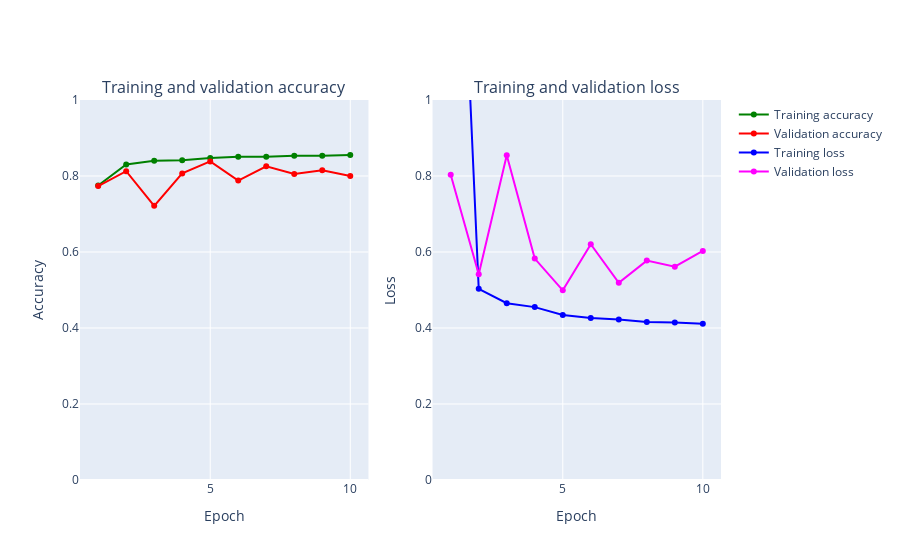

Notebook cell for this chart:
### Markdown cell above
# Handling Representation Scarcity
# Data augmentation generates more data by applying the features below to the dataset
- Rotation
- Shift
- Shear
- Zoom

    featurewise_center=False,  
    samplewise_center=False, 
    featurewise_std_normalization=False,
    samplewise_std_normalization=False,  
    zca_whitening=False,
    rotation_range=50,
    width_shift_range=0.01, 
    height_shift_range=0.01, 
    horizontal_flip=False, 
    vertical_flip=False

### Code cell
%%time

## Importing data and augmenting it
import keras 
from keras.utils import to_categorical
from keras.datasets import fashion_mnist
from tensorflow.keras.models import Sequential
from keras.layers import Conv2D, MaxPooling2D, Flatten, Dense, Dropout, BatchNormalization
from keras.preprocessing.image import ImageDataGenerator
from keras.callbacks import EarlyStopping


(X_train, y_train), (X_test, y_test) = fashion_mnist.load_data()

X_train , X_val, y_train, y_val = train_test_split(X_train, y_train, test_size=0.2, random_state=13, stratify=y_train)


print(X_train.shape, X_val.shape, X_test.shape)


X_train = X_train / 255.0
X_test = X_test / 255.0
X_val = X_val / 255.0
print('before',X_train.shape,X_test.shape)
print('before',y_train.shape,y_test.shape)
X_train = X_train.reshape((X_train.shape[0], 28, 28, 1))
X_test = X_test.reshape((X_test.shape[0], 28, 28, 1))
X_val = X_val.reshape((X_val.shape[0], 28, 28, 1))

y_test_label = y_test
y_train = to_categorical(y_train)
y_test = to_categorical(y_test)
y_val = to_categorical(y_val)
#  create a grid of 3x3 images
fig, ax = plt.subplots(3, 3, sharex=True, sharey=True, figsize=(4,4))
for i in range(3):
    for j in range(3):
        ax[i][j].imshow(X_train[i*3+j], cmap=plt.get_cmap("gray"))
# show the plot
plt.show()

from keras.layers import BatchNormalization
fashion_model_batch = Sequential()
fashion_model_batch.add(Conv2D(32, kernel_size=(3, 3),activation='linear',input_shape=(28,28,1)))

fashion_model_batch.add(Conv2D(64, (3, 3), activation='linear'))
fashion_model_batch.add(BatchNormalization())
fashion_model_batch.add(Flatten())
fashion_model_batch.add(Dense(128, activation='linear'))
fashion_model_batch.add(Dense(10, activation='softmax'))
fashion_model_batch.compile(loss='categorical_crossentropy', optimizer=keras.optimizers.Adam(),metrics=['accuracy'])
fashion_model_batch.summary()

early_stopping = EarlyStopping(monitor='val_loss', patience=5, verbose=1, mode='auto')
h_callback = fashion_model_batch.fit(X_train, y_train, epochs = 100, batch_size=128,validation_data=(X_val, y_val),callbacks=[early_stopping])


# Plot train vs test loss during training 
plot_accuracy_and_loss(h_callback)
# evaluate on test set
score = fashion_model.evaluate(X_test, y_test, verbose=0)
print('Test loss:', score[0])
print('Test accuracy:', score[1])

### Figure 1 — Plotly figure (JSON) as saved in the notebook; plotly's stock layout.template omitted (floating-point values rounded to 4 significant figures)
{"data": [{"marker": {"color": "Green"}, "mode": "markers+lines", "name": "Training accuracy", "text": ["1", "2", "3", "4", "5", "6", "7", "8", "9", "10"], "type": "scatter", "x": [1, 2, 3, 4, 5, 6, 7, 8, 9, 10], "xaxis": "x", "y": [0.7748, 0.8305, 0.8401, 0.8415, 0.8476, 0.8507, 0.851, 0.8532, 0.8533, 0.8552], "yaxis": "y"}, {"marker": {"color": "Red"}, "mode": "markers+lines", "name": "Validation accuracy", "text": ["1", "2", "3", "4", "5", "6", "7", "8", "9", "10"], "type": "scatter", "x": [1, 2, 3, 4, 5, 6, 7, 8, 9, 10], "xaxis": "x", "y": [0.7734, 0.8127, 0.7215, 0.8068, 0.8384, 0.7878, 0.8255, 0.8054, 0.8152, 0.8002], "yaxis": "y"}, {"marker": {"color": "Blue"}, "mode": "markers+lines", "name": "Training loss", "text": ["1", "2", "3", "4", "5", "6", "7", "8", "9", "10"], "type": "scatter", "x": [1, 2, 3, 4, 5, 6, 7, 8, 9, 10], "xaxis": "x2", "y": [2.156, 0.5032, 0.4653, 0.455, 0.4341, 0.4266, 0.4221, 0.4159, 0.4142, 0.4113], "yaxis": "y2"}, {"marker": {"color": "Magenta"}, "mode": "markers+lines", "name": "Validation loss", "text": ["1", "2", "3", "4", "5", "6", "7", "8", "9", "10"], "type": "scatter", "x": [1, 2, 3, 4, 5, 6, 7, 8, 9, 10], "xaxis": "x2", "y": [0.8035, 0.5416, 0.8548, 0.5827, 0.4992, 0.6204, 0.5189, 0.5773, 0.5613, 0.6029], "yaxis": "y2"}], "layout": {"annotations": [{"font": {"size": 16}, "showarrow": false, "text": "Training and validation accuracy", "x": 0.225, "xanchor": "center", "xref": "paper", "y": 1, "yanchor": "bottom", "yref": "paper"}, {"font": {"size": 16}, "showarrow": false, "text": "Training and validation loss", "x": 0.775, "xanchor": "center", "xref": "paper", "y": 1, "yanchor": "bottom", "yref": "paper"}], "xaxis": {"anchor": "y", "domain": [0, 0.45], "title": {"text": "Epoch"}}, "xaxis2": {"anchor": "y2", "domain": [0.55, 1], "title": {"text": "Epoch"}}, "yaxis": {"anchor": "x", "domain": [0, 1], "range": [0, 1], "title": {"text": "Accuracy"}}, "yaxis2": {"anchor": "x2", "domain": [0, 1], "range": [0, 1], "title": {"text": "Loss"}}}}
